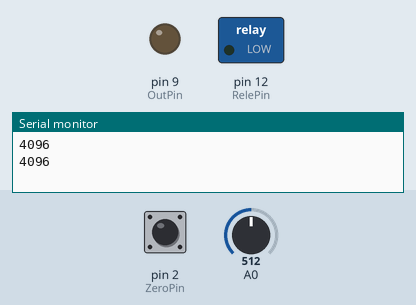
Recording of a sketch running on a simulated Arduino Uno, built with avr-gcc and run on an emulated ATmega328P. Parts: switched loads named in the sketch (green lamp = pin HIGH), output pins drawn as LEDs (lit = HIGH), the last lines printed to the serial monitor. The inputs (shaded band) are chosen by the test bench; at power-on: A0 = 512, pin 2 (ZeroPin) HIGH.

Above: at 1.2 s.
1.3 s: A0 set to 27
5.4 s: A0 set to 22
At 9.6 s:
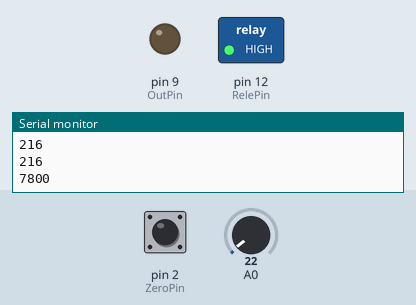
Timing chart, 0 to 11.1 s (numbered marks = the images above; inputs shaded):
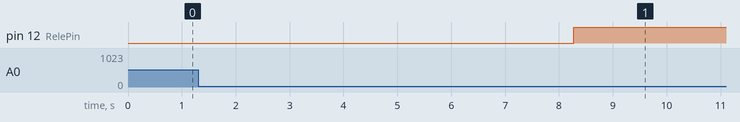

The sketch:

Controle_AC_interrupt.ino
```cpp
#define ZeroPin 2
#define OutPin 9
#define imax 7800
#define RelePin 12
/*

  i efetivo: 200 a 8000

  60Hz => T/2 = 8333uS
  detencta zero e conta até 8333uS

  8333 / 50 =

  delay = 8333 / Ta
*/
int i = 3000, y = 0, Ta = 5, BTnum;
bool zero;

void acelerar(long T) {
  for (i = 200; i < imax; i++) {
    delayMicroseconds(T * (i / 70));
  }
  digitalWrite(RelePin, HIGH);
}


void setup() {
  pinMode(ZeroPin, INPUT_PULLUP);
  pinMode(OutPin, OUTPUT);
  pinMode(RelePin, OUTPUT);
  digitalWrite(OutPin, 0);
  digitalWrite(RelePin, 0);
  Serial.begin(9600);
  attachInterrupt(digitalPinToInterrupt(ZeroPin), interrupcao, RISING);
}


// the loop function runs over and over again forever
void interrupcao() {
  if (digitalRead(ZeroPin)) {
    digitalWrite(OutPin, LOW);
    delayMicroseconds(8333 - i);
    digitalWrite(OutPin, HIGH);
    delayMicroseconds(100);
    digitalWrite(OutPin, LOW);
  }
}


void loop() {
  i = 8 * analogRead(A0);
  if (i < 200) acelerar(5);
  Serial.println(i);
  /*  if (i < 8333) {
      i++;
    }
    delayMicroseconds(8333 / Ta);
    Serial.println(i);
  */

  String comando = Serial.readString();
  //Serial.println(comando);
  //String SeFuder = "A";
  bool A = comando.startsWith("A");
  //Serial.println(A);
  //Serial.println(comando);
  if (A) { // acelerar -> enviar AXX, onde XX é o tempo de aceleracao (5 a 50)
    //Serial.println(comando);
    comando.remove(0, 1);
    //Serial.println(comando);
    BTnum = comando.toInt();
    //Serial.println(BTnum);
    if (BTnum) {
      acelerar(BTnum);
      A = 0;
    }
  }

  /*if (comando.startsWith("D")) {// desacelerar -> enviar DXX, onde XX é o tempo de desaceleracao (5 a 50)
    comando.remove(0);
    BTnum = comando.toInt();
    if (BTnum) acelerar(BTnum);
  }
  // i = 8 * analogRead(A0);*/
}
```

Measured:
- the behaviour switches between 25 and 24 on A0 (found by bisection; images 0 and 1)
- after the input at 5.4 s, pin 12 (RelePin): LOW → HIGH after 2.9 s
